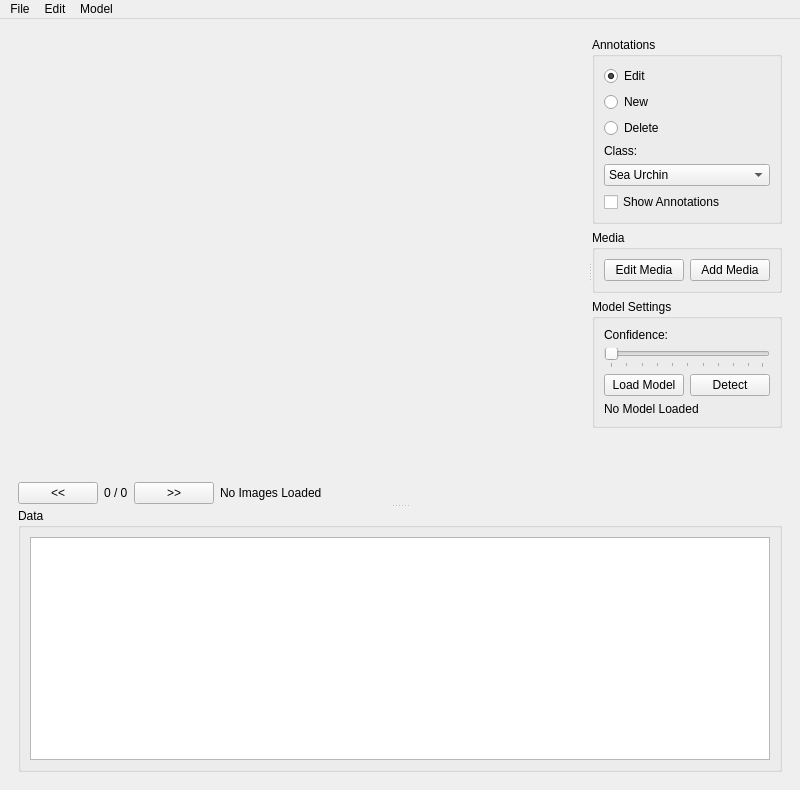
<?xml version="1.0" encoding="UTF-8"?>
<ui version="4.0">
 <class>MainWindow</class>
 <widget class="QMainWindow" name="MainWindow">
  <property name="windowModality">
   <enum>Qt::NonModal</enum>
  </property>
  <property name="geometry">
   <rect>
    <x>0</x>
    <y>0</y>
    <width>800</width>
    <height>790</height>
   </rect>
  </property>
  <property name="windowTitle">
   <string>MainWindow</string>
  </property>
  <widget class="QWidget" name="centralwidget">
   <property name="sizePolicy">
    <sizepolicy hsizetype="Expanding" vsizetype="Expanding">
     <horstretch>1</horstretch>
     <verstretch>1</verstretch>
    </sizepolicy>
   </property>
   <layout class="QHBoxLayout" name="horizontalLayout_4">
    <item>
     <widget class="QWidget" name="widget" native="true">
      <property name="sizePolicy">
       <sizepolicy hsizetype="Expanding" vsizetype="Expanding">
        <horstretch>1</horstretch>
        <verstretch>1</verstretch>
       </sizepolicy>
      </property>
      <property name="autoFillBackground">
       <bool>false</bool>
      </property>
      <layout class="QHBoxLayout" name="horizontalLayout">
       <item>
        <widget class="QSplitter" name="splitter">
         <property name="enabled">
          <bool>true</bool>
         </property>
         <property name="sizePolicy">
          <sizepolicy hsizetype="Expanding" vsizetype="Expanding">
           <horstretch>1</horstretch>
           <verstretch>1</verstretch>
          </sizepolicy>
         </property>
         <property name="autoFillBackground">
          <bool>false</bool>
         </property>
         <property name="frameShape">
          <enum>QFrame::NoFrame</enum>
         </property>
         <property name="orientation">
          <enum>Qt::Vertical</enum>
         </property>
         <property name="opaqueResize">
          <bool>true</bool>
         </property>
         <property name="childrenCollapsible">
          <bool>false</bool>
         </property>
         <widget class="QWidget" name="widget_2" native="true">
          <property name="sizePolicy">
           <sizepolicy hsizetype="Expanding" vsizetype="Expanding">
            <horstretch>1</horstretch>
            <verstretch>1</verstretch>
           </sizepolicy>
          </property>
          <layout class="QHBoxLayout" name="horizontalLayout_2">
           <item>
            <widget class="QSplitter" name="splitter_2">
             <property name="orientation">
              <enum>Qt::Horizontal</enum>
             </property>
             <widget class="QWidget" name="widget_3" native="true">
              <property name="sizePolicy">
               <sizepolicy hsizetype="Preferred" vsizetype="Preferred">
                <horstretch>1</horstretch>
                <verstretch>1</verstretch>
               </sizepolicy>
              </property>
              <layout class="QVBoxLayout" name="verticalLayout_3">
               <property name="leftMargin">
                <number>0</number>
               </property>
               <property name="topMargin">
                <number>0</number>
               </property>
               <property name="rightMargin">
                <number>0</number>
               </property>
               <property name="bottomMargin">
                <number>0</number>
               </property>
               <item>
                <widget class="QWidget" name="mainImageContainer" native="true">
                 <property name="sizePolicy">
                  <sizepolicy hsizetype="Preferred" vsizetype="Preferred">
                   <horstretch>1</horstretch>
                   <verstretch>1</verstretch>
                  </sizepolicy>
                 </property>
                </widget>
               </item>
               <item>
                <widget class="QWidget" name="widget_5" native="true">
                 <layout class="QHBoxLayout" name="horizontalLayout_6">
                  <property name="leftMargin">
                   <number>0</number>
                  </property>
                  <property name="topMargin">
                   <number>0</number>
                  </property>
                  <property name="rightMargin">
                   <number>0</number>
                  </property>
                  <property name="bottomMargin">
                   <number>0</number>
                  </property>
                  <item>
                   <widget class="QPushButton" name="imgPrevBtn">
                    <property name="text">
                     <string>&lt;&lt;</string>
                    </property>
                   </widget>
                  </item>
                  <item>
                   <widget class="QLabel" name="imgCountLabel">
                    <property name="text">
                     <string>0 / 0</string>
                    </property>
                   </widget>
                  </item>
                  <item>
                   <widget class="QPushButton" name="imgNextBtn">
                    <property name="text">
                     <string>&gt;&gt;</string>
                    </property>
                   </widget>
                  </item>
                  <item>
                   <widget class="QLabel" name="imgPathLabel">
                    <property name="text">
                     <string>No Images Loaded</string>
                    </property>
                   </widget>
                  </item>
                  <item>
                   <spacer name="horizontalSpacer">
                    <property name="orientation">
                     <enum>Qt::Horizontal</enum>
                    </property>
                    <property name="sizeHint" stdset="0">
                     <size>
                      <width>40</width>
                      <height>20</height>
                     </size>
                    </property>
                   </spacer>
                  </item>
                 </layout>
                </widget>
               </item>
              </layout>
             </widget>
             <widget class="QWidget" name="widget_4" native="true">
              <layout class="QVBoxLayout" name="verticalLayout_4">
               <item>
                <widget class="QGroupBox" name="groupBox_3">
                 <property name="title">
                  <string>Annotations</string>
                 </property>
                 <layout class="QVBoxLayout" name="verticalLayout_6">
                  <item>
                   <widget class="QRadioButton" name="annotationEditRadio">
                    <property name="text">
                     <string>Edit</string>
                    </property>
                    <property name="checked">
                     <bool>true</bool>
                    </property>
                   </widget>
                  </item>
                  <item>
                   <widget class="QRadioButton" name="annotationNewRadio">
                    <property name="text">
                     <string>New</string>
                    </property>
                   </widget>
                  </item>
                  <item>
                   <widget class="QRadioButton" name="annotationDeleteRadio">
                    <property name="text">
                     <string>Delete</string>
                    </property>
                   </widget>
                  </item>
                  <item>
                   <widget class="QLabel" name="label">
                    <property name="text">
                     <string>Class:</string>
                    </property>
                   </widget>
                  </item>
                  <item>
                   <widget class="QComboBox" name="annotationClassCombo">
                    <item>
                     <property name="text">
                      <string>Sea Urchin</string>
                     </property>
                    </item>
                    <item>
                     <property name="text">
                      <string>Kelp</string>
                     </property>
                    </item>
                    <item>
                     <property name="text">
                      <string>Sea Star</string>
                     </property>
                    </item>
                   </widget>
                  </item>
                  <item>
                   <widget class="QCheckBox" name="showAnnotationCheckBox">
                    <property name="text">
                     <string>Show Annotations</string>
                    </property>
                   </widget>
                  </item>
                 </layout>
                </widget>
               </item>
               <item>
                <widget class="QGroupBox" name="groupBox_4">
                 <property name="title">
                  <string>Media</string>
                 </property>
                 <layout class="QHBoxLayout" name="horizontalLayout_5">
                  <item>
                   <widget class="QPushButton" name="editMediaBtn">
                    <property name="text">
                     <string>Edit Media</string>
                    </property>
                   </widget>
                  </item>
                  <item>
                   <widget class="QPushButton" name="AddMediaBtn">
                    <property name="text">
                     <string>Add Media</string>
                    </property>
                   </widget>
                  </item>
                 </layout>
                </widget>
               </item>
               <item>
                <widget class="QGroupBox" name="groupBox_2">
                 <property name="sizePolicy">
                  <sizepolicy hsizetype="Expanding" vsizetype="Minimum">
                   <horstretch>0</horstretch>
                   <verstretch>0</verstretch>
                  </sizepolicy>
                 </property>
                 <property name="title">
                  <string>Model Settings</string>
                 </property>
                 <layout class="QVBoxLayout" name="verticalLayout_5">
                  <item>
                   <widget class="QLabel" name="label_3">
                    <property name="sizePolicy">
                     <sizepolicy hsizetype="Minimum" vsizetype="Minimum">
                      <horstretch>0</horstretch>
                      <verstretch>0</verstretch>
                     </sizepolicy>
                    </property>
                    <property name="text">
                     <string>Confidence:</string>
                    </property>
                   </widget>
                  </item>
                  <item>
                   <widget class="QSlider" name="modelConfSlider">
                    <property name="orientation">
                     <enum>Qt::Horizontal</enum>
                    </property>
                    <property name="invertedAppearance">
                     <bool>false</bool>
                    </property>
                    <property name="invertedControls">
                     <bool>false</bool>
                    </property>
                    <property name="tickPosition">
                     <enum>QSlider::TicksBelow</enum>
                    </property>
                   </widget>
                  </item>
                  <item>
                   <layout class="QHBoxLayout" name="horizontalLayout_3">
                    <item>
                     <widget class="QPushButton" name="loadModelBtn">
                      <property name="text">
                       <string>Load Model</string>
                      </property>
                     </widget>
                    </item>
                    <item>
                     <widget class="QPushButton" name="detectBtn">
                      <property name="text">
                       <string>Detect</string>
                      </property>
                     </widget>
                    </item>
                   </layout>
                  </item>
                  <item>
                   <widget class="QLabel" name="modelPathLabel">
                    <property name="text">
                     <string>No Model Loaded</string>
                    </property>
                   </widget>
                  </item>
                 </layout>
                </widget>
               </item>
               <item>
                <spacer name="verticalSpacer_2">
                 <property name="orientation">
                  <enum>Qt::Vertical</enum>
                 </property>
                 <property name="sizeHint" stdset="0">
                  <size>
                   <width>20</width>
                   <height>22</height>
                  </size>
                 </property>
                </spacer>
               </item>
              </layout>
             </widget>
            </widget>
           </item>
          </layout>
         </widget>
         <widget class="QGroupBox" name="groupBox">
          <property name="sizePolicy">
           <sizepolicy hsizetype="Preferred" vsizetype="Minimum">
            <horstretch>1</horstretch>
            <verstretch>1</verstretch>
           </sizepolicy>
          </property>
          <property name="title">
           <string>Data</string>
          </property>
          <layout class="QVBoxLayout" name="verticalLayout_2">
           <item>
            <widget class="QTableView" name="dataTable">
             <property name="sizePolicy">
              <sizepolicy hsizetype="Expanding" vsizetype="Minimum">
               <horstretch>1</horstretch>
               <verstretch>0</verstretch>
              </sizepolicy>
             </property>
             <property name="frameShadow">
              <enum>QFrame::Sunken</enum>
             </property>
            </widget>
           </item>
          </layout>
         </widget>
        </widget>
       </item>
      </layout>
     </widget>
    </item>
   </layout>
  </widget>
  <widget class="QMenuBar" name="menubar">
   <property name="geometry">
    <rect>
     <x>0</x>
     <y>0</y>
     <width>800</width>
     <height>24</height>
    </rect>
   </property>
   <widget class="QMenu" name="menuOceanEye">
    <property name="title">
     <string>File</string>
    </property>
    <addaction name="actionNew_Project"/>
    <addaction name="actionOpen_Recent"/>
    <addaction name="actionExport"/>
   </widget>
   <widget class="QMenu" name="menuEdit">
    <property name="title">
     <string>Edit</string>
    </property>
   </widget>
   <widget class="QMenu" name="menuModel">
    <property name="title">
     <string>Model</string>
    </property>
    <addaction name="actionLoad_Model"/>
   </widget>
   <addaction name="menuOceanEye"/>
   <addaction name="menuEdit"/>
   <addaction name="menuModel"/>
  </widget>
  <action name="actionNew_Project">
   <property name="text">
    <string>New Project</string>
   </property>
  </action>
  <action name="actionOpen_Recent">
   <property name="text">
    <string>Open Recent</string>
   </property>
  </action>
  <action name="actionExport">
   <property name="text">
    <string>Export</string>
   </property>
   <property name="menuRole">
    <enum>QAction::ApplicationSpecificRole</enum>
   </property>
  </action>
  <action name="actionNextImage">
   <property name="text">
    <string>&gt;&gt;</string>
   </property>
   <property name="toolTip">
    <string>Next Image</string>
   </property>
   <property name="menuRole">
    <enum>QAction::NoRole</enum>
   </property>
  </action>
  <action name="actionPreviousImage">
   <property name="text">
    <string>&lt;&lt;</string>
   </property>
   <property name="toolTip">
    <string>Previous Image</string>
   </property>
   <property name="menuRole">
    <enum>QAction::NoRole</enum>
   </property>
  </action>
  <action name="actionLoad_Model">
   <property name="text">
    <string>Load Model</string>
   </property>
  </action>
 </widget>
 <resources/>
 <connections/>
</ui>
